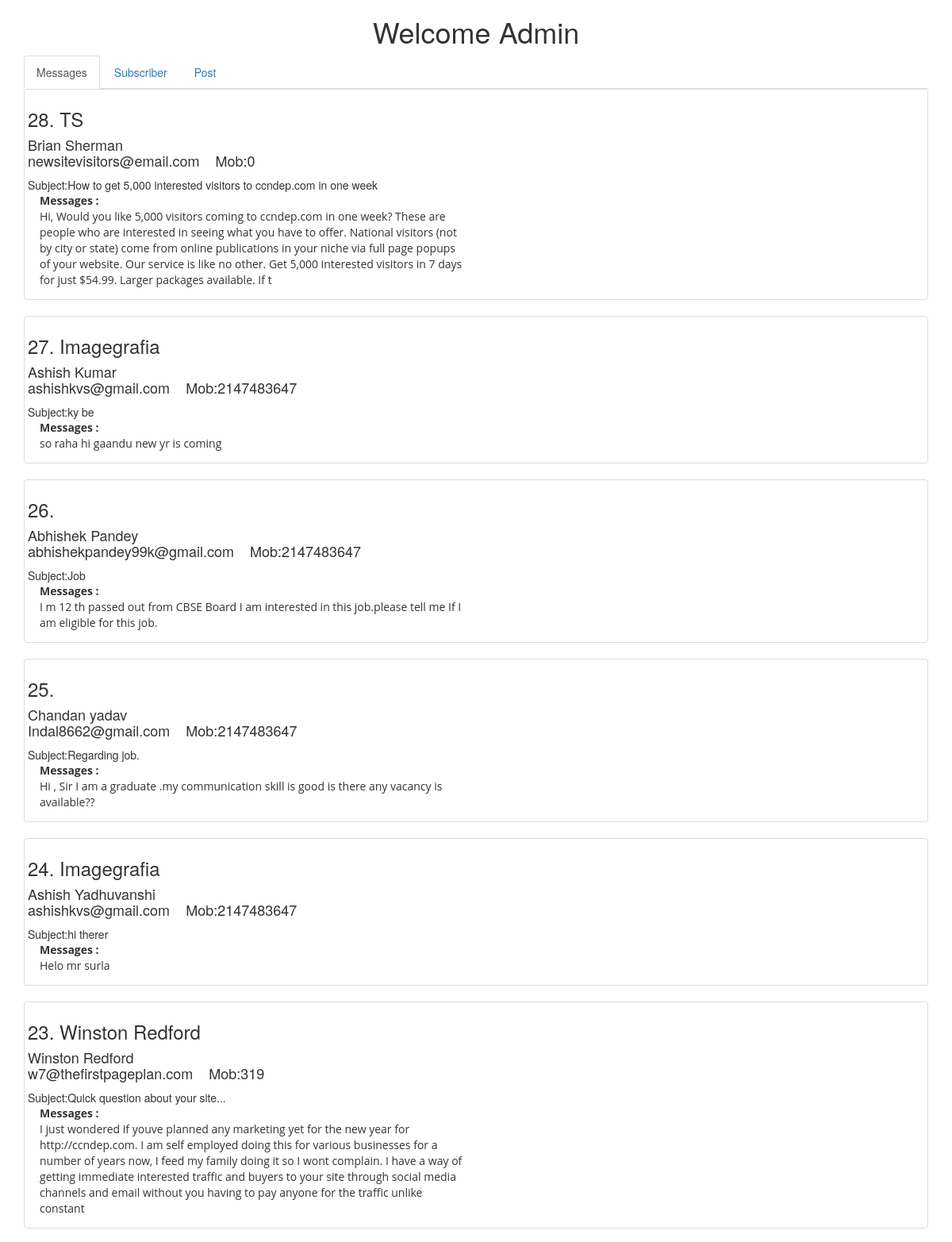
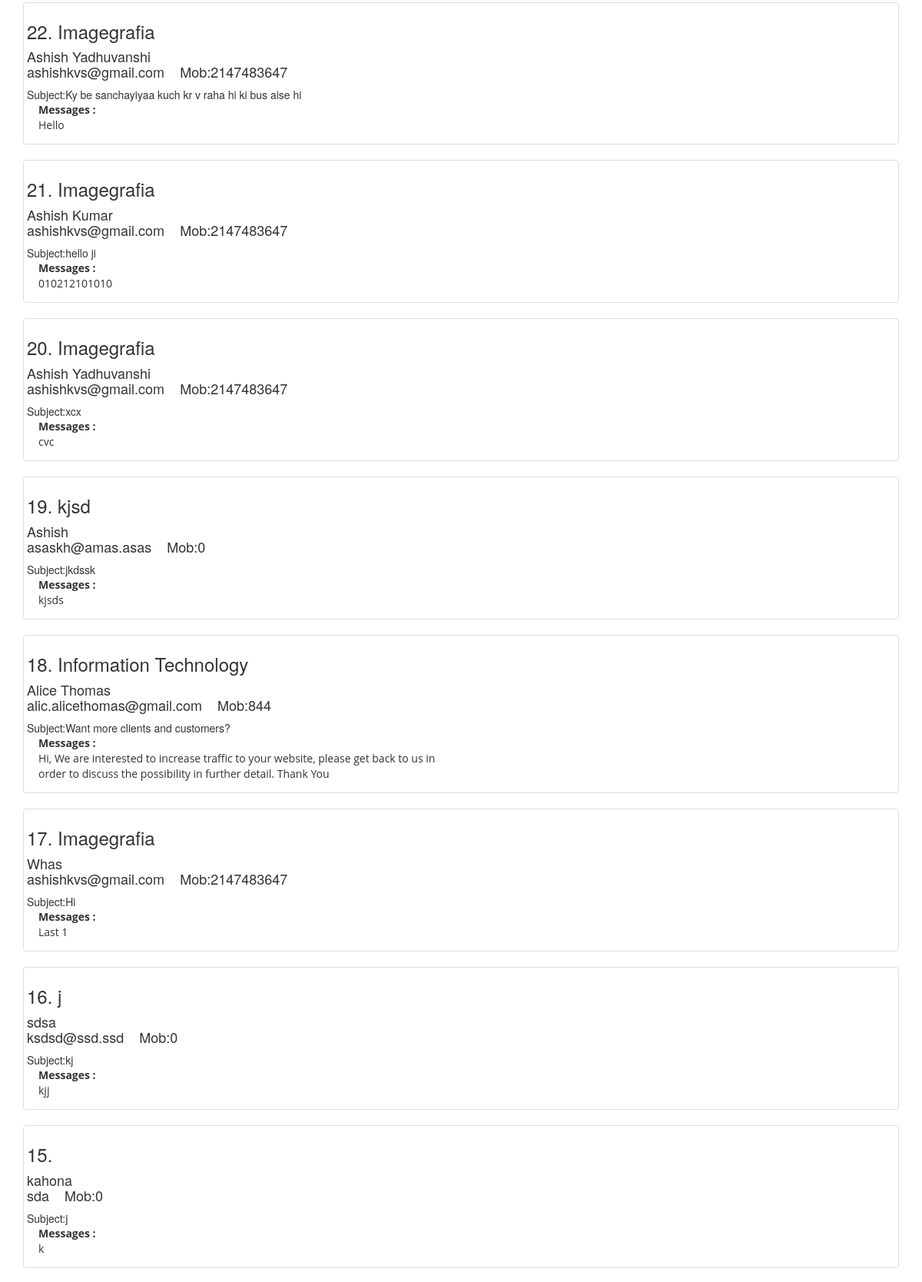
/login_success.php (upper part), run on the app's committed database (2 pictures, top to bottom).
### tables this page shows
CREATE TABLE `users` (
  `sno` int(4) NOT NULL,
  `name` varchar(30) NOT NULL,
  `email` varchar(50) NOT NULL,
  `phone` int(14) NOT NULL,
  `company` varchar(40) NOT NULL,
  `subject` varchar(100) NOT NULL,
  `message` varchar(400) NOT NULL
);

### login_success.php (the view, shortened to what this page needs)
<html>
<head>
<link href="css/bootstrap.css" type="text/css" rel="stylesheet" media="all">
<link href="css/style.css" rel="stylesheet" type="text/css" media="all" />
<link href="css/font-awesome.min.css" rel="stylesheet" type="text/css" media="all" />
<link href="css/carousel.css" type="text/css" rel="stylesheet" media="all">
    <link href="css/bootstrap.min.css" rel="stylesheet">
      <link href="http://code.jquery.com/ui/1.10.4/themes/ui-lightness/jquery-ui.css" rel="stylesheet">
</head>
<body>
    <div class="container">
      <div class="row">
        <div class="col-md-12">
          <h1 class="text-center bg-faded">Welcome Admin</h1>
        </div>
        <div class="col-md-12" >
  <ul class="nav nav-tabs" role="tablist">
    <li role="presentation" class="active"><a href="#mail" aria-controls="home" role="tab" data-toggle="tab">Messages</a></li>
    <li role="presentation"><a href="#subs" aria-controls="profile" role="tab" data-toggle="tab">Subscriber</a></li>
    <li role="presentation"><a href="#post_content" aria-controls="messages" role="tab" data-toggle="tab">Post</a></li>
  </ul>
  <div class="tab-content">
    <div role="tabpanel" class="tab-pane active" id="mail">
<?php
include'connection.php';
$sql="select * from users order by sno desc";
$data=mysqli_query($conn,$sql);
while($rec=mysqli_fetch_row($data)){
echo<<<MESSAGE
			<div class="col-md-12 thumbnail">
          <h3 class="text-gray-dark">$rec[0]. $rec[4]</h3>
          <div class="blockquote">
            <h4>$rec[1] <br>  $rec[2]  &nbsp; &nbsp;Mob:$rec[3]</h4>
            <div class="blockquote-footer"></b>Subject:$rec[5]</b></div>
          </div>
        <div class="col-md-6">
         <p><b>Messages :</b> <br> $rec[6]</p>
        </div>
		</div>
MESSAGE;
}
?>
	</div>
	</div>
  </div>
</div>
        </div>
</body>
</html>

### css/style.css (style rules this page uses)
body { padding:0; margin:0; background:#fff; font-family: 'Roboto Condensed', sans-serif; }
body a { transition:0.5s all; -webkit-transition:0.5s all; -moz-transition:0.5s all; -o-transition:0.5s all; -ms-transition:0.5s all; font-weight:400; }
h3 { color:lightgreen; }
h1,h2,h3,h4,h5,h6 { margin:0; font-weight:400; transition:0.5s all; -webkit-transition:0.5s all; -moz-transition:0.5s all; -o-transition:0.5s all; -ms-transition:0.5s all; }
p { margin:0; font-family: 'Open Sans', sans-serif; }
ul { margin:0; padding:0; }
.nav>li>a { padding: 10px 20px; }

### data on the page
users: sno "28", company "TS", name "Brian Sherman", email "newsitevisitors@email.com", phone "0", subject "How to get 5,000 interested visitors to ccndep.com in one week", message "Hi, Would you like 5,000 visitors coming to ccndep.com in one week? These are people who are interested in seeing what you have to offer. National visitors (not by city or state) come from online publications in your niche via full page popups of your website. Our service is like no other. Get 5,000 interested visitors in 7 days for just $54.99. Larger packages available. If t"
users: sno "27", company "Imagegrafia", name "Ashish Kumar", email "ashishkvs@gmail.com", phone "2147483647", subject "ky be", message "so raha hi gaandu new yr is coming"
users: sno "26", name "Abhishek Pandey", email "abhishekpandey99k@gmail.com", phone "2147483647", subject "Job", message "I m 12 th passed out from CBSE Board I am interested in this job.please tell me If I am eligible for this job."
users: sno "25", name "Chandan yadav", email "Indal8662@gmail.com", phone "2147483647", subject "Regarding job.", message "Hi , Sir I am a graduate .my communication skill is good is there any vacancy is available??"
users: sno "24", company "Imagegrafia", name "Ashish Yadhuvanshi", email "ashishkvs@gmail.com", phone "2147483647", subject "hi therer", message "Helo mr surla"
users: sno "23", company "Winston Redford", name "Winston Redford", email "w7@thefirstpageplan.com", phone "319", subject "Quick question about your site...", message "I just wondered if youve planned any marketing yet for the new year for http://ccndep.com. I am self employed doing this for various businesses for a number of years now, I feed my family doing it so I wont complain. I have a way of getting immediate interested traffic and buyers to your site through social media channels and email without you having to pay anyone for the traffic unlike constant"
users: sno "22", company "Imagegrafia", name "Ashish Yadhuvanshi", email "ashishkvs@gmail.com", phone "2147483647", subject "Ky be sanchayiyaa kuch kr v raha hi ki bus aise hi", message "Hello"
users: sno "21", company "Imagegrafia", name "Ashish Kumar", email "ashishkvs@gmail.com", phone "2147483647", subject "hello ji", message "010212101010"
users: sno "20", company "Imagegrafia", name "Ashish Yadhuvanshi", email "ashishkvs@gmail.com", phone "2147483647", subject "xcx", message "cvc"
users: sno "19", company "kjsd", name "Ashish", email "asaskh@amas.asas", phone "0", subject "jkdssk", message "kjsds"
users: sno "18", company "Information Technology", name "Alice Thomas", email "alic.alicethomas@gmail.com", phone "844", subject "Want more clients and customers?", message "Hi, We are interested to increase traffic to your website, please get back to us in order to discuss the possibility in further detail. Thank You"
users: sno "17", company "Imagegrafia", name "Whas", email "ashishkvs@gmail.com", phone "2147483647", subject "Hi", message "Last 1"
users: sno "16", company "j", name "sdsa", email "ksdsd@ssd.ssd", phone "0", subject "kj", message "kjj"
users: sno "15", name "kahona", email "sda", phone "0", subject "j", message "k"
